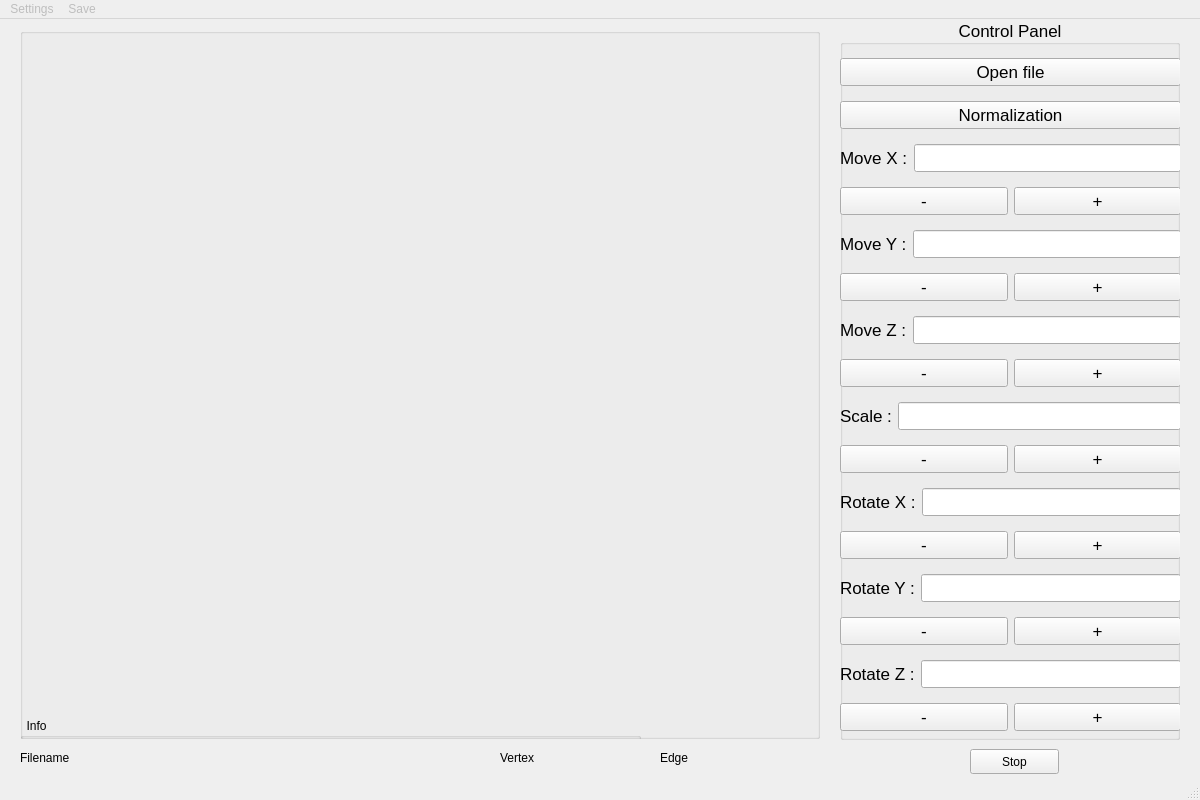
<?xml version="1.0" encoding="UTF-8"?>
<ui version="4.0">
 <class>MainWindow</class>
 <widget class="QMainWindow" name="MainWindow">
  <property name="geometry">
   <rect>
    <x>0</x>
    <y>0</y>
    <width>1200</width>
    <height>800</height>
   </rect>
  </property>
  <property name="minimumSize">
   <size>
    <width>1200</width>
    <height>800</height>
   </size>
  </property>
  <property name="maximumSize">
   <size>
    <width>1200</width>
    <height>800</height>
   </size>
  </property>
  <property name="windowTitle">
   <string>3D_VIEWER</string>
  </property>
  <widget class="QWidget" name="centralwidget">
   <widget class="QGroupBox" name="glBox">
    <property name="geometry">
     <rect>
      <x>20</x>
      <y>9</y>
      <width>800</width>
      <height>711</height>
     </rect>
    </property>
    <property name="title">
     <string/>
    </property>
    <widget class="QGroupBox" name="groupBox_2">
     <property name="geometry">
      <rect>
       <x>0</x>
       <y>690</y>
       <width>621</width>
       <height>41</height>
      </rect>
     </property>
     <property name="title">
      <string>  Info</string>
     </property>
    </widget>
   </widget>
   <widget class="QGroupBox" name="groupBox">
    <property name="geometry">
     <rect>
      <x>840</x>
      <y>0</y>
      <width>340</width>
      <height>721</height>
     </rect>
    </property>
    <property name="font">
     <font>
      <pointsize>13</pointsize>
     </font>
    </property>
    <property name="title">
     <string>Control Panel</string>
    </property>
    <property name="alignment">
     <set>Qt::AlignCenter</set>
    </property>
    <widget class="QWidget" name="verticalLayoutWidget">
     <property name="geometry">
      <rect>
       <x>0</x>
       <y>30</y>
       <width>341</width>
       <height>691</height>
      </rect>
     </property>
     <layout class="QVBoxLayout" name="verticalLayout">
      <item>
       <widget class="QPushButton" name="fileBtn">
        <property name="text">
         <string>Open file</string>
        </property>
       </widget>
      </item>
      <item>
       <widget class="QPushButton" name="PB_Normalize">
        <property name="text">
         <string>Normalization</string>
        </property>
       </widget>
      </item>
      <item>
       <layout class="QHBoxLayout" name="horizontalLayout_4">
        <item>
         <widget class="QLabel" name="moveXlbl">
          <property name="text">
           <string>Move X :</string>
          </property>
         </widget>
        </item>
        <item>
         <widget class="QLineEdit" name="moveStepX">
          <property name="text">
           <string/>
          </property>
         </widget>
        </item>
       </layout>
      </item>
      <item>
       <layout class="QHBoxLayout" name="horizontalLayout_3">
        <item>
         <widget class="QPushButton" name="moveXleft">
          <property name="text">
           <string>-</string>
          </property>
         </widget>
        </item>
        <item>
         <widget class="QPushButton" name="moveXright">
          <property name="text">
           <string>+</string>
          </property>
         </widget>
        </item>
       </layout>
      </item>
      <item>
       <layout class="QHBoxLayout" name="horizontalLayout_5">
        <item>
         <widget class="QLabel" name="moveYlbl">
          <property name="text">
           <string>Move Y :</string>
          </property>
         </widget>
        </item>
        <item>
         <widget class="QLineEdit" name="moveStepY">
          <property name="text">
           <string/>
          </property>
         </widget>
        </item>
       </layout>
      </item>
      <item>
       <layout class="QHBoxLayout" name="horizontalLayout_6">
        <item>
         <widget class="QPushButton" name="moveYdown">
          <property name="text">
           <string>-</string>
          </property>
         </widget>
        </item>
        <item>
         <widget class="QPushButton" name="moveYup">
          <property name="text">
           <string>+</string>
          </property>
         </widget>
        </item>
       </layout>
      </item>
      <item>
       <layout class="QHBoxLayout" name="horizontalLayout_7">
        <item>
         <widget class="QLabel" name="moveZlbl">
          <property name="text">
           <string>Move Z :</string>
          </property>
         </widget>
        </item>
        <item>
         <widget class="QLineEdit" name="moveStepZ">
          <property name="text">
           <string/>
          </property>
         </widget>
        </item>
       </layout>
      </item>
      <item>
       <layout class="QHBoxLayout" name="horizontalLayout_8">
        <item>
         <widget class="QPushButton" name="moveZfar">
          <property name="text">
           <string>-</string>
          </property>
         </widget>
        </item>
        <item>
         <widget class="QPushButton" name="moveZnear">
          <property name="text">
           <string>+</string>
          </property>
         </widget>
        </item>
       </layout>
      </item>
      <item>
       <layout class="QHBoxLayout" name="horizontalLayout_9">
        <item>
         <widget class="QLabel" name="scale">
          <property name="text">
           <string>Scale :</string>
          </property>
         </widget>
        </item>
        <item>
         <widget class="QLineEdit" name="scaleStep">
          <property name="text">
           <string/>
          </property>
         </widget>
        </item>
       </layout>
      </item>
      <item>
       <layout class="QHBoxLayout" name="horizontalLayout_10">
        <item>
         <widget class="QPushButton" name="scaleMinus">
          <property name="text">
           <string>-</string>
          </property>
         </widget>
        </item>
        <item>
         <widget class="QPushButton" name="scalePlus">
          <property name="text">
           <string>+</string>
          </property>
         </widget>
        </item>
       </layout>
      </item>
      <item>
       <layout class="QHBoxLayout" name="horizontalLayout_12">
        <item>
         <widget class="QLabel" name="rotateX">
          <property name="text">
           <string>Rotate X :</string>
          </property>
         </widget>
        </item>
        <item>
         <widget class="QLineEdit" name="rotateStepX">
          <property name="text">
           <string/>
          </property>
         </widget>
        </item>
       </layout>
      </item>
      <item>
       <layout class="QHBoxLayout" name="horizontalLayout_13">
        <item>
         <widget class="QPushButton" name="rotateXminus">
          <property name="text">
           <string>-</string>
          </property>
         </widget>
        </item>
        <item>
         <widget class="QPushButton" name="rotateXplus">
          <property name="text">
           <string>+</string>
          </property>
         </widget>
        </item>
       </layout>
      </item>
      <item>
       <layout class="QHBoxLayout" name="horizontalLayout_14">
        <item>
         <widget class="QLabel" name="rotateY">
          <property name="text">
           <string>Rotate Y :</string>
          </property>
         </widget>
        </item>
        <item>
         <widget class="QLineEdit" name="rotateStepY">
          <property name="text">
           <string/>
          </property>
         </widget>
        </item>
       </layout>
      </item>
      <item>
       <layout class="QHBoxLayout" name="horizontalLayout_15">
        <item>
         <widget class="QPushButton" name="rotateYminus">
          <property name="text">
           <string>-</string>
          </property>
         </widget>
        </item>
        <item>
         <widget class="QPushButton" name="rotateYplus">
          <property name="text">
           <string>+</string>
          </property>
         </widget>
        </item>
       </layout>
      </item>
      <item>
       <layout class="QHBoxLayout" name="horizontalLayout_16">
        <item>
         <widget class="QLabel" name="rotateZ">
          <property name="text">
           <string>Rotate Z :</string>
          </property>
         </widget>
        </item>
        <item>
         <widget class="QLineEdit" name="rotateStepZ">
          <property name="text">
           <string/>
          </property>
         </widget>
        </item>
       </layout>
      </item>
      <item>
       <layout class="QHBoxLayout" name="horizontalLayout_17">
        <item>
         <widget class="QPushButton" name="rotateZminus">
          <property name="text">
           <string>-</string>
          </property>
         </widget>
        </item>
        <item>
         <widget class="QPushButton" name="rotateZplus">
          <property name="text">
           <string>+</string>
          </property>
         </widget>
        </item>
       </layout>
      </item>
     </layout>
    </widget>
   </widget>
   <widget class="QPushButton" name="stopBtn">
    <property name="geometry">
     <rect>
      <x>970</x>
      <y>730</y>
      <width>89</width>
      <height>25</height>
     </rect>
    </property>
    <property name="text">
     <string>Stop</string>
    </property>
   </widget>
   <widget class="QLabel" name="fileNameLbl">
    <property name="geometry">
     <rect>
      <x>20</x>
      <y>730</y>
      <width>481</width>
      <height>17</height>
     </rect>
    </property>
    <property name="text">
     <string>Filename</string>
    </property>
   </widget>
   <widget class="QLabel" name="vertexInfo">
    <property name="geometry">
     <rect>
      <x>500</x>
      <y>730</y>
      <width>151</width>
      <height>17</height>
     </rect>
    </property>
    <property name="text">
     <string>Vertex</string>
    </property>
   </widget>
   <widget class="QLabel" name="edgeInfo">
    <property name="geometry">
     <rect>
      <x>660</x>
      <y>730</y>
      <width>161</width>
      <height>17</height>
     </rect>
    </property>
    <property name="text">
     <string>Edge</string>
    </property>
   </widget>
  </widget>
  <widget class="QMenuBar" name="menubar">
   <property name="enabled">
    <bool>true</bool>
   </property>
   <property name="geometry">
    <rect>
     <x>0</x>
     <y>0</y>
     <width>1200</width>
     <height>22</height>
    </rect>
   </property>
   <widget class="QMenu" name="menuSettings">
    <property name="enabled">
     <bool>false</bool>
    </property>
    <property name="title">
     <string>Settings</string>
    </property>
    <widget class="QMenu" name="menuType_of_projection">
     <property name="title">
      <string>Type of projection</string>
     </property>
     <addaction name="actionParallel"/>
     <addaction name="actionCentral"/>
    </widget>
    <widget class="QMenu" name="menuDisplay">
     <property name="enabled">
      <bool>false</bool>
     </property>
     <property name="title">
      <string>Display</string>
     </property>
     <widget class="QMenu" name="menuType_edge">
      <property name="title">
       <string>Type edge</string>
      </property>
      <addaction name="actionSolidLine_Edge"/>
      <addaction name="actionLineDots_Edge"/>
     </widget>
     <addaction name="separator"/>
     <addaction name="actionDisplay_Method_2"/>
     <addaction name="actionOnly_edge"/>
     <addaction name="actionOnly_vertex"/>
     <addaction name="actionMix"/>
     <addaction name="separator"/>
     <addaction name="actionEdge"/>
     <addaction name="actionSize_Edge"/>
     <addaction name="actionColor_Edge"/>
     <addaction name="menuType_edge"/>
     <addaction name="separator"/>
     <addaction name="actionVertex"/>
     <addaction name="actionSize_Vertex"/>
     <addaction name="actionColor_Vertex"/>
     <addaction name="separator"/>
     <addaction name="actionDisplay_Method"/>
     <addaction name="actionNone"/>
     <addaction name="actionCircle"/>
     <addaction name="actionSquere"/>
    </widget>
    <addaction name="separator"/>
    <addaction name="menuType_of_projection"/>
    <addaction name="menuDisplay"/>
    <addaction name="actionBackground_color"/>
    <addaction name="actionSave_settings"/>
   </widget>
   <widget class="QMenu" name="menuSave">
    <property name="enabled">
     <bool>false</bool>
    </property>
    <property name="title">
     <string>Save</string>
    </property>
    <addaction name="actionImage"/>
    <addaction name="actionGIF"/>
   </widget>
   <addaction name="menuSettings"/>
   <addaction name="menuSave"/>
  </widget>
  <widget class="QStatusBar" name="statusbar"/>
  <action name="actionBackground_color">
   <property name="text">
    <string>Background color</string>
   </property>
  </action>
  <action name="actionSave_settings">
   <property name="text">
    <string>Save settings</string>
   </property>
  </action>
  <action name="actionParallel">
   <property name="checkable">
    <bool>true</bool>
   </property>
   <property name="text">
    <string>Parallel</string>
   </property>
  </action>
  <action name="actionCentral">
   <property name="checkable">
    <bool>true</bool>
   </property>
   <property name="text">
    <string>Central</string>
   </property>
  </action>
  <action name="actionSize_Edge">
   <property name="checkable">
    <bool>false</bool>
   </property>
   <property name="text">
    <string>Size</string>
   </property>
  </action>
  <action name="actionColor_Edge">
   <property name="text">
    <string>Color</string>
   </property>
  </action>
  <action name="actionSolidLine_Edge">
   <property name="checkable">
    <bool>true</bool>
   </property>
   <property name="checked">
    <bool>true</bool>
   </property>
   <property name="text">
    <string>Solid line</string>
   </property>
  </action>
  <action name="actionLineDots_Edge">
   <property name="checkable">
    <bool>true</bool>
   </property>
   <property name="checked">
    <bool>false</bool>
   </property>
   <property name="text">
    <string>Dotted line</string>
   </property>
  </action>
  <action name="actionSize_Vertex">
   <property name="text">
    <string>Size</string>
   </property>
  </action>
  <action name="actionColor_Vertex">
   <property name="text">
    <string>Color</string>
   </property>
  </action>
  <action name="actionNone">
   <property name="checkable">
    <bool>true</bool>
   </property>
   <property name="checked">
    <bool>true</bool>
   </property>
   <property name="enabled">
    <bool>true</bool>
   </property>
   <property name="text">
    <string>None</string>
   </property>
  </action>
  <action name="actionCircle">
   <property name="checkable">
    <bool>true</bool>
   </property>
   <property name="text">
    <string>Circle</string>
   </property>
  </action>
  <action name="actionSquere">
   <property name="checkable">
    <bool>true</bool>
   </property>
   <property name="text">
    <string>Squere</string>
   </property>
  </action>
  <action name="actionEdge">
   <property name="enabled">
    <bool>false</bool>
   </property>
   <property name="text">
    <string>        Edge</string>
   </property>
  </action>
  <action name="actionVertex">
   <property name="enabled">
    <bool>false</bool>
   </property>
   <property name="text">
    <string>        Vertex</string>
   </property>
  </action>
  <action name="actionDisplay_Method">
   <property name="enabled">
    <bool>false</bool>
   </property>
   <property name="text">
    <string>        Display Method Vertex</string>
   </property>
  </action>
  <action name="actionDisplay_Method_2">
   <property name="enabled">
    <bool>false</bool>
   </property>
   <property name="text">
    <string>        Display Method</string>
   </property>
  </action>
  <action name="actionOnly_vertex">
   <property name="checkable">
    <bool>true</bool>
   </property>
   <property name="text">
    <string>Only vertex</string>
   </property>
  </action>
  <action name="actionOnly_edge">
   <property name="checkable">
    <bool>true</bool>
   </property>
   <property name="text">
    <string>Only edge</string>
   </property>
  </action>
  <action name="actionMix">
   <property name="checkable">
    <bool>true</bool>
   </property>
   <property name="checked">
    <bool>true</bool>
   </property>
   <property name="text">
    <string>Mix</string>
   </property>
  </action>
  <action name="actionImage">
   <property name="text">
    <string>Image</string>
   </property>
  </action>
  <action name="actionGIF">
   <property name="text">
    <string>GIF</string>
   </property>
  </action>
 </widget>
 <resources/>
 <connections/>
</ui>
